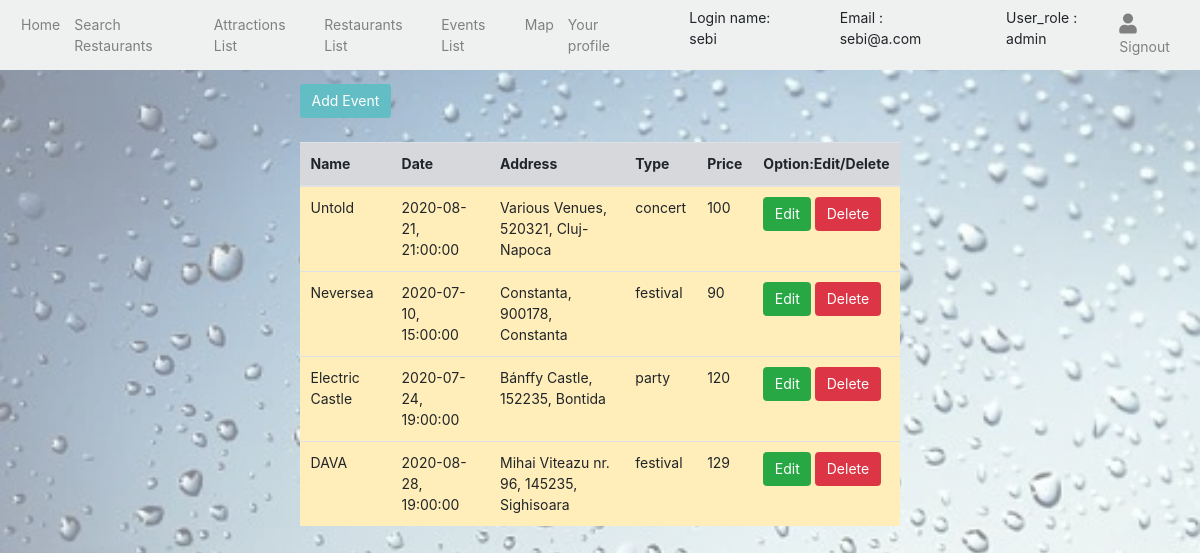
Page /events.php (signed in) on the committed database.
### tables this page shows
CREATE TABLE `user` (
  `userID` int(11) NOT NULL,
  `username` varchar(55) DEFAULT NULL,
  `user_email` varchar(100) NOT NULL,
  `password` varchar(300) NOT NULL,
  `fk_user_roleID` int(11) DEFAULT NULL,
  `fk_profileID` int(11) NOT NULL
);

CREATE TABLE `user_role` (
  `roleID` int(11) NOT NULL,
  `user_role` enum('admin','user') NOT NULL
);

CREATE TABLE `events` (
  `eventID` int(11) NOT NULL,
  `event_name` varchar(55) DEFAULT NULL,
  `event_date` date DEFAULT NULL,
  `event_time` time DEFAULT NULL,
  `website` varchar(200) DEFAULT NULL,
  `price` int(11) DEFAULT NULL,
  `fk_typeID` int(11) DEFAULT NULL
);

CREATE TABLE `address` (
  `addressID` int(25) NOT NULL,
  `street` varchar(100) DEFAULT NULL,
  `city` varchar(55) DEFAULT NULL,
  `country` varchar(55) DEFAULT NULL,
  `ZIP` int(11) DEFAULT NULL,
  `fk_restID` int(11) DEFAULT NULL,
  `fk_eventID` int(11) DEFAULT NULL,
  `fk_placeID` int(11) DEFAULT NULL
);

CREATE TABLE `type` (
  `typeID` int(11) NOT NULL,
  `type_name` varchar(55) NOT NULL,
  `fk_categoryID` int(11) DEFAULT NULL
);

### events.php (the view, shortened to what this page needs)
<?php
include "connection.php" ;
?>
<!DOCTYPE html>
<html>
<head>
	<link rel="stylesheet" href="./css/style.css">
	<link rel="stylesheet" href="https://stackpath.bootstrapcdn.com/bootstrap/4.1.3/css/bootstrap.min.css">
	<link rel="stylesheet" href="https://use.fontawesome.com/releases/v5.3.1/css/all.css">
	<link rel="stylesheet" href="https://unpkg.com/aos@next/dist/aos.css"/>
</head>
<body>
	<?php include 'header.php';?>
<div class="manageUser">
  <?php if (isset($_SESSION['admin'])!=""){  ?>
    <a href="./actions/create_event.php"><button class="btn my-3" type="button">Add Event</button></a>
  <?php } ?>
   <div class="table">
    <table class="table table-striped">
        <thead>
            <tr class="table-secondary">
                <th>Name</th>
                <th>Date</th>
                <th>Address</th>
                <th>Type</th>
                <th>Price</th>
                <?php if (isset($_SESSION['admin'])!=""){ ?>
                <th>Option:Edit/Delete</th>
              <?php } ?>
            </tr>
        </thead>
        <tbody>
              <?php
            $sql = "SELECT events.eventID, events.event_name,events.event_date, events.event_time,events.price, Type.type_name, address.street, address.city, address.country, address.ZIP FROM events
           left join address
            on address.fk_eventID=events.eventID
           left join Type
            on Type.typeID=events.fk_typeID
            ";
            $result = $conn->query($sql);
            if($result->num_rows > 0) {
                while($row = $result->fetch_assoc()) {
                    echo "<tr class='table-warning'>
                        <td>".$row['event_name']."</td>
                        <td>".$row['event_date'].', '.$row['event_time']."</td>
                        <td>".$row['street'].", ".$row['ZIP'].", ".$row['city']."</td>
                        <td>".$row['type_name']."</td>
                        <td>".$row['price']."</td>";
                        if (isset($_SESSION['admin'])!=""){
                        echo "<td>
                            <a href='update_event.php?id=".$row['eventID']."'><button class='btn btn-success' type='button'>Edit</button></a>
                            <a href='./actions/delete_event.php?id=".$row['eventID']."'><button class='btn btn-danger' type='button'>Delete</button></a>
                        </td>
                    </tr>";}
                }
            } else {
                echo "<tr><td colspan='5'><center>No Data Avaliable</center></td></tr>";
            }
            ?>
        </tbody>
    </table>
   </div>
</div>
</body>
</html>

### header.php (shortened to what this page needs)
<?php
require_once 'connection.php';
$res=mysqli_query($conn, "SELECT * FROM user, user_role WHERE userID=".$_SESSION['user']);
$userRow=mysqli_fetch_array($res, MYSQLI_ASSOC);
 ?>
<nav class="navbar navbar-expand-lg navbar-light" id="navbar">
  <div class="collapse navbar-collapse" id="navbarNav">
    <ul class="navbar-nav">
      <li class="nav-item active">
        <a class="nav-link" href="index.php">Home <span class="sr-only">(current)</span></a>
      </li>
      <li class="nav-item">
        <a class="nav-link" href="restaurant_display.php">Search Restaurants</a>
      </li>
       <li class="nav-item">
        <a class="nav-link" href="locations.php">Attractions List</a>
      </li>
      <li class="nav-item">
        <a class="nav-link" href="restaurants.php">Restaurants List</a>
      </li>
      <li class="nav-item">
        <a class="nav-link" href="events.php">Events List</a>
      </li>
      <li class="nav-item">
        <a class="nav-link" href="map.php">Map</a>
      </li>
      <li class="nav-item">
        <a class="nav-link" href="user_profile.php">Your profile</a>
      </li>
    </ul>
</div>
<ul>
<?php
        if (isset($_SESSION['user'])) {
          $displayName = $userRow['username'];
          echo "Login name",": ", $displayName," ";
        }
?>
</ul>
<ul>
<?php
        if (isset($_SESSION['user'])) {
          $displayEmail = $userRow['user_email'];
          echo "Email ", ": ", $displayEmail, "  ";
        }
?>
</ul>
<ul>
<?php
        if (isset($_SESSION['user'])) {
          $displayRole = $userRow['user_role'];
          echo "User_role ", ": ", $displayRole, "  ";
        }
?>
</ul>
<?php if(isset($_SESSION['user'])!="" ) {?>
<ul class="nav navbar-nav ml-auto" id="nav-right"  >
      <li><a href="logout.php?logout"><i class="fas fa-user"></i>Signout</a></li>
    </ul>
</nav>
<?php } ?>

### css/style.css (style rules this page uses)
* { font-size: 14px; }
#nav-right i { color: gray; font-size: 20px; }
.nav-link { color: black; }
#navbar, .section1 { background-color: #EFF0F0; }
#navbar a { color:gray; }
#social-links, .btn { background-color: #62BDC5; }
.btn { color: white; }
.manageUser { width: 50%; margin: auto; }
table { width: 100%; margin-top: 10px; }

### events.php (style rules this page uses)
body { background-image: linear-gradient(rgba(255,255,255,.5), rgba(255,255,255,.5)), url("./img/back3.jpg"); background-repeat: no-repeat; background-attachment: fixed; background-size: 100vw 100vh; }

### rows in the picture
user: username "sebi", user_email "sebi@a.com"
user_role: user_role "admin"
events: event_name "Untold", event_date "2020-08-21", event_time "21:00:00", address.street "Various Venues", address.ZIP "520321", address.city "Cluj-Napoca", fk_typeID.type_name "concert", price "100"
events: event_name "Neversea", event_date "2020-07-10", event_time "15:00:00", address.street "Constanta", address.ZIP "900178", address.city "Constanta", fk_typeID.type_name "festival", price "90"
events: event_name "Electric Castle", event_date "2020-07-24", event_time "19:00:00", address.street "Bánffy Castle", address.ZIP "152235", address.city "Bontida", fk_typeID.type_name "party", price "120"
events: event_name "DAVA", event_date "2020-08-28", event_time "19:00:00", address.street "Mihai Viteazu nr. 96", address.ZIP "145235", address.city "Sighisoara", fk_typeID.type_name "festival", price "129"
